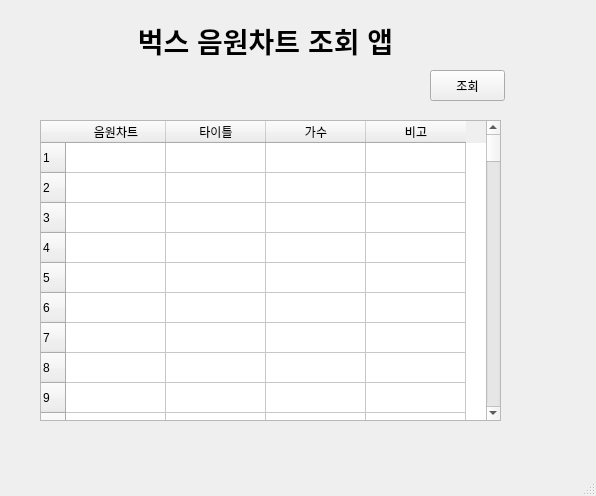
<?xml version="1.0" encoding="UTF-8"?>
<ui version="4.0">
 <class>MainWindow</class>
 <widget class="QMainWindow" name="MainWindow">
  <property name="geometry">
   <rect>
    <x>0</x>
    <y>0</y>
    <width>596</width>
    <height>496</height>
   </rect>
  </property>
  <property name="windowTitle">
   <string>MainWindow</string>
  </property>
  <widget class="QWidget" name="centralwidget">
   <widget class="QLabel" name="label">
    <property name="geometry">
     <rect>
      <x>110</x>
      <y>10</y>
      <width>311</width>
      <height>61</height>
     </rect>
    </property>
    <property name="font">
     <font>
      <pointsize>21</pointsize>
      <weight>75</weight>
      <bold>true</bold>
     </font>
    </property>
    <property name="text">
     <string>벅스 음원차트 조회 앱</string>
    </property>
    <property name="alignment">
     <set>Qt::AlignCenter</set>
    </property>
   </widget>
   <widget class="QPushButton" name="pushButton">
    <property name="geometry">
     <rect>
      <x>430</x>
      <y>70</y>
      <width>75</width>
      <height>31</height>
     </rect>
    </property>
    <property name="text">
     <string>조회</string>
    </property>
   </widget>
   <widget class="QTableWidget" name="tableWidget">
    <property name="geometry">
     <rect>
      <x>40</x>
      <y>120</y>
      <width>461</width>
      <height>301</height>
     </rect>
    </property>
    <property name="rowCount">
     <number>100</number>
    </property>
    <property name="columnCount">
     <number>4</number>
    </property>
    <row/>
    <row/>
    <row/>
    <row/>
    <row/>
    <row/>
    <row/>
    <row/>
    <row/>
    <row/>
    <row/>
    <row/>
    <row/>
    <row/>
    <row/>
    <row/>
    <row/>
    <row/>
    <row/>
    <row/>
    <row/>
    <row/>
    <row/>
    <row/>
    <row/>
    <row/>
    <row/>
    <row/>
    <row/>
    <row/>
    <row/>
    <row/>
    <row/>
    <row/>
    <row/>
    <row/>
    <row/>
    <row/>
    <row/>
    <row/>
    <row/>
    <row/>
    <row/>
    <row/>
    <row/>
    <row/>
    <row/>
    <row/>
    <row/>
    <row/>
    <row/>
    <row/>
    <row/>
    <row/>
    <row/>
    <row/>
    <row/>
    <row/>
    <row/>
    <row/>
    <row/>
    <row/>
    <row/>
    <row/>
    <row/>
    <row/>
    <row/>
    <row/>
    <row/>
    <row/>
    <row/>
    <row/>
    <row/>
    <row/>
    <row/>
    <row/>
    <row/>
    <row/>
    <row/>
    <row/>
    <row/>
    <row/>
    <row/>
    <row/>
    <row/>
    <row/>
    <row/>
    <row/>
    <row/>
    <row/>
    <row/>
    <row/>
    <row/>
    <row/>
    <row/>
    <row/>
    <row/>
    <row/>
    <row/>
    <row/>
    <column>
     <property name="text">
      <string>음원차트</string>
     </property>
    </column>
    <column>
     <property name="text">
      <string>타이틀</string>
     </property>
    </column>
    <column>
     <property name="text">
      <string>가수</string>
     </property>
    </column>
    <column>
     <property name="text">
      <string>비고</string>
     </property>
    </column>
   </widget>
  </widget>
  <widget class="QMenuBar" name="menubar">
   <property name="geometry">
    <rect>
     <x>0</x>
     <y>0</y>
     <width>596</width>
     <height>21</height>
    </rect>
   </property>
  </widget>
  <widget class="QStatusBar" name="statusbar"/>
 </widget>
 <resources/>
 <connections/>
</ui>
